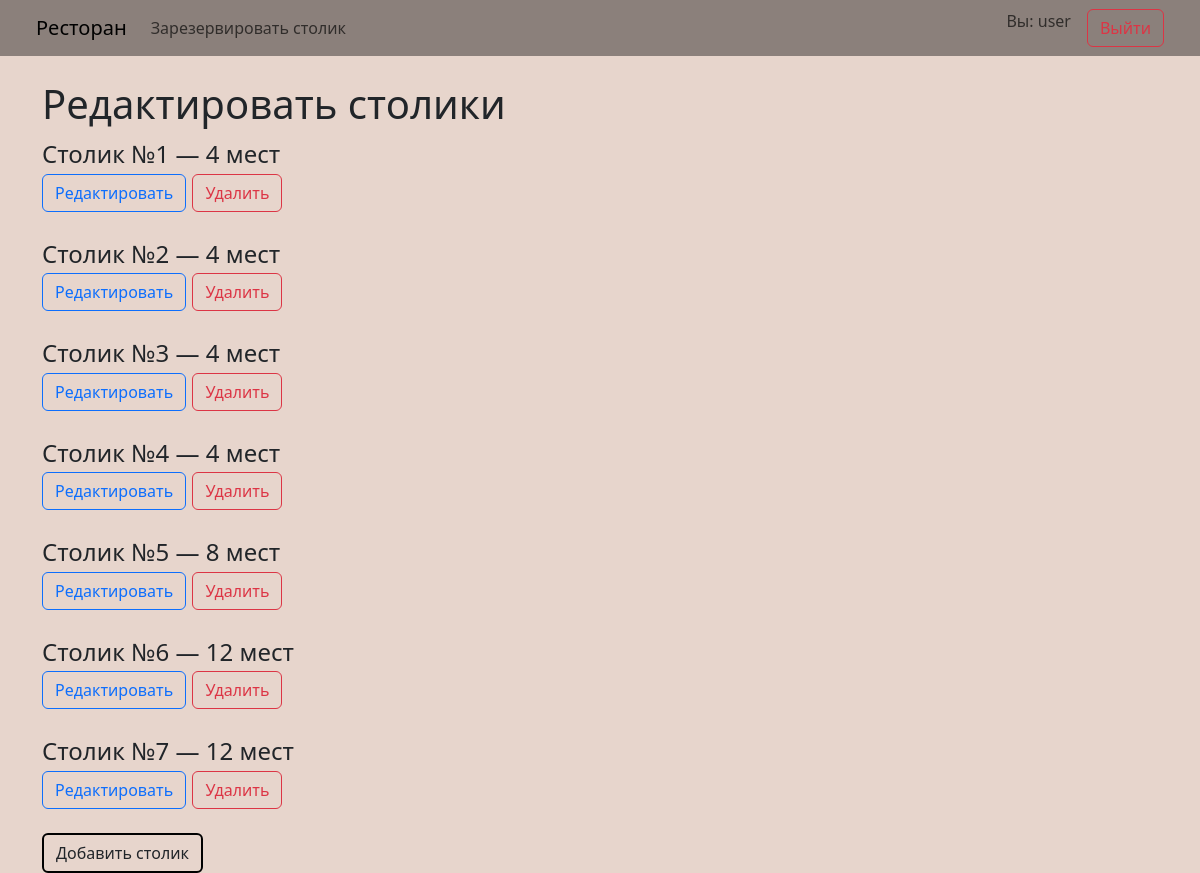
Before: /tables/ (signed in) with the older database file.
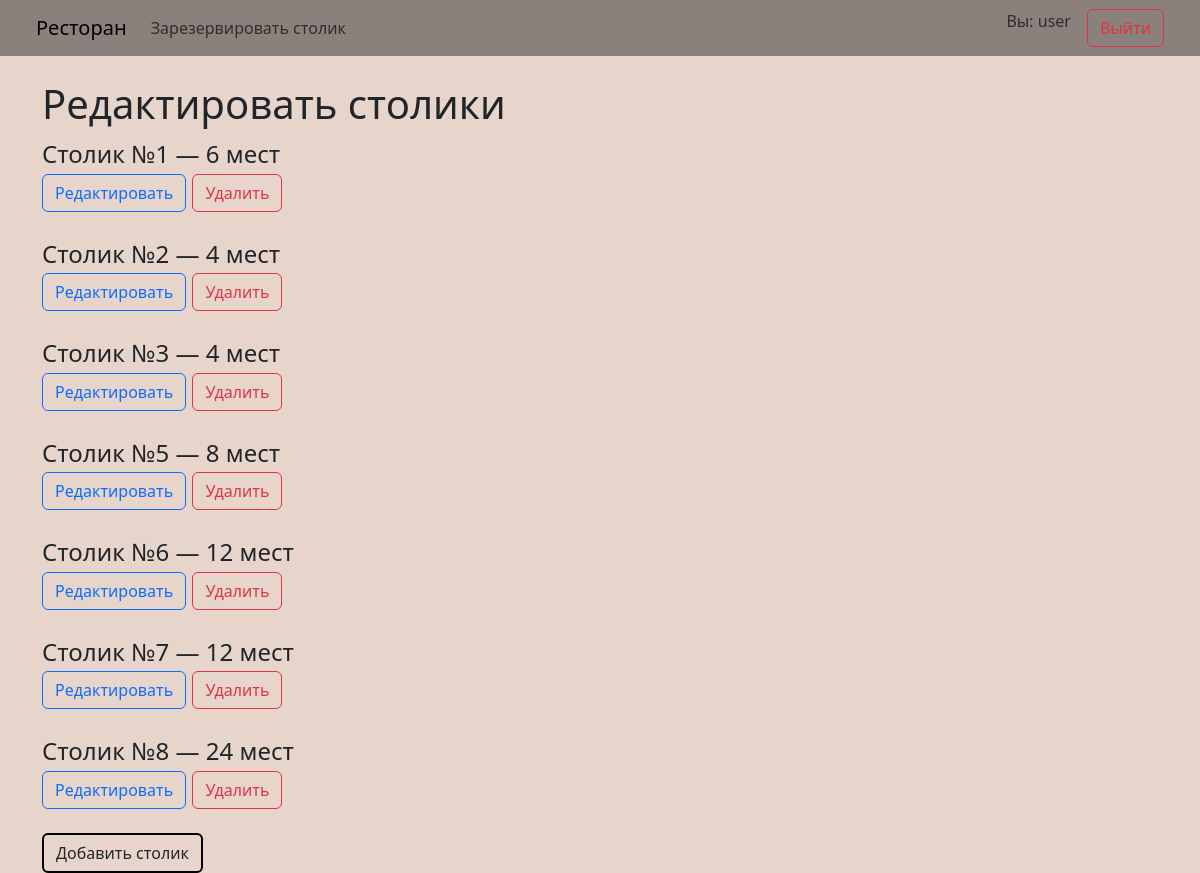
After: the same page with the newer database file.
### main/models.py (models this page shows, shortened)
class Table(models.Model):
    seats = models.PositiveIntegerField()

### main/views.py (the view)
# urls.py: path('tables/', edit_tables, name='edit_tables'),
@staff_member_required
def edit_tables(request):
    tables = Table.objects.all()
    return render(request, 'edit_tables.html', {'tables': tables})

### main/templates/edit_tables.html
{% extends 'pattern.html' %}
{% block content %}
<h1>Редактировать столики</h1>
<dl>
    {% for table in tables %}
        <dd style="font-size: 24px;margin-bottom: 24px;">
            <p style="margin: 0;">Столик №{{ table.id }} — {{ table.seats }} мест</p>
            <a href="{% url 'edit_table' table.id %}" class="btn btn-outline-primary">Редактировать</a>
            <a href="{% url 'delete_table' table.id %}" class="btn btn-outline-danger" onclick="return confirm('Удалить столик?')">Удалить</a>
        </dd>
    {% endfor %}
</dl>
<a href="{% url 'add_table' %}" class="btn btn-outline-custom">Добавить столик</a>
{% endblock %}

Changed rows visible on the page:
removed Table: id "4", seats "4"
changed Table id 1: seats "4" → "6"
added Table: id "8", seats "24"
